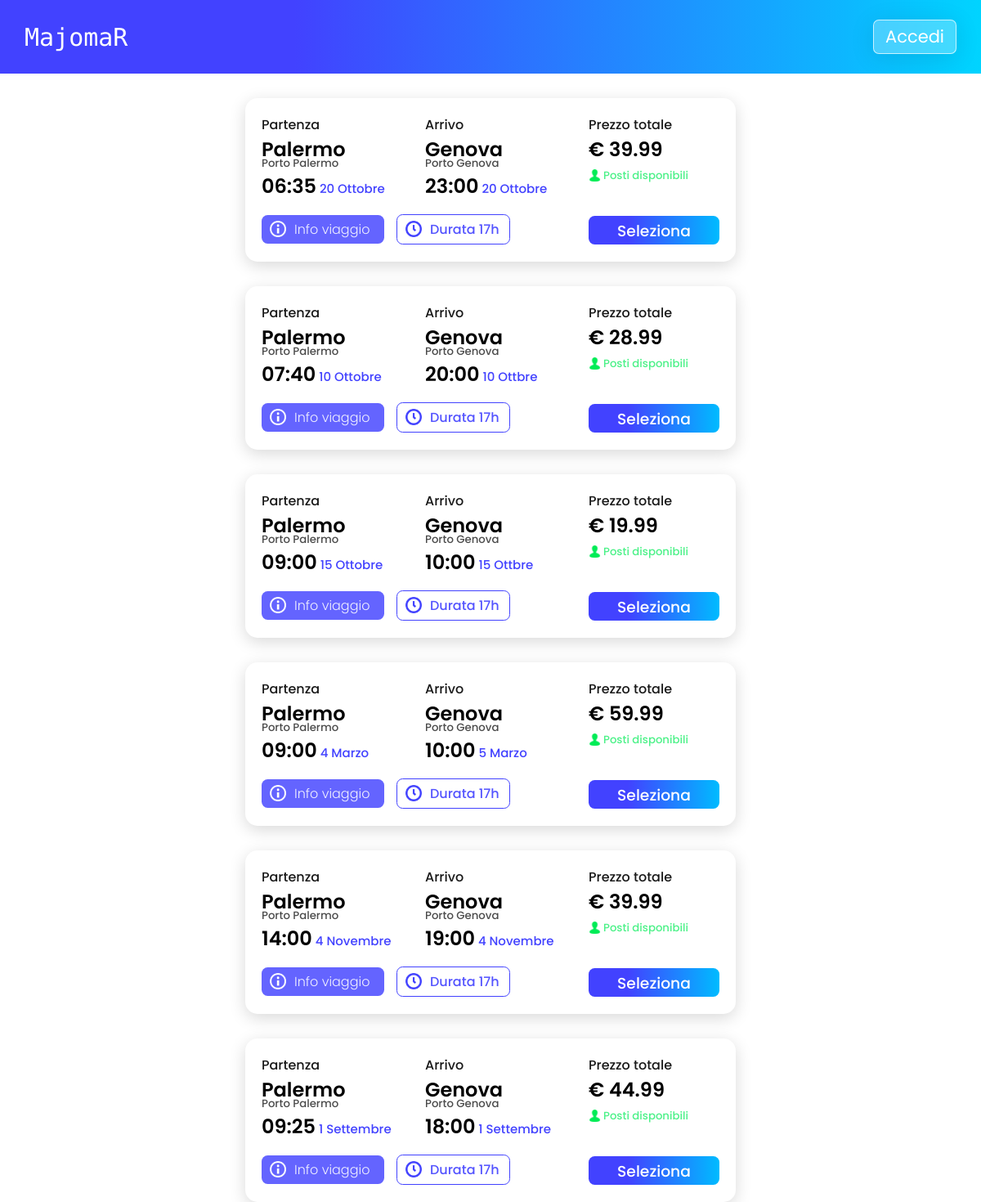
Screenshot of /Php/Home.php with the database file from the repository.
### tables this page shows
CREATE TABLE `viaggio` (
  `codice_viaggio` char(5) NOT NULL,
  `data_ora_p_a` longtext DEFAULT NULL CHECK (json_valid(`data_ora_p_a`)),
  `peso_carico` float DEFAULT NULL,
  `prezzo` float NOT NULL,
  `codice_nave` char(5) DEFAULT NULL
);

### Php/Home.php (the view)
<?php
include "./Back/Database.php";
$web_page = file_get_contents('../Html/Template.html');
$headbar = file_get_contents('../Html/Headbar.html');
$home = file_get_contents('../Html/Home.html');
$web_page = str_replace('<headbar/>', $headbar , $web_page);
$cards = '';
$sql_seleziona = "SELECT * FROM viaggio";
if($result = $connessione->query($sql_seleziona))
{
    if($result->num_rows>0){
        while($row=$result->fetch_assoc())
        {
            $data_ora_p_a = json_decode($row["data_ora_p_a"], true);
            $prezzo = $row["prezzo"];
            $cards.='<div class="card">
                <div class="card_section">
                    <p>Partenza</p>
                    <h2>Palermo</h2>
                    <h5>Porto Palermo</h5>
                    <h2>'.$data_ora_p_a["ora_part"].'<span> '.$data_ora_p_a["data_part"].'</span></h2>
                    <a class="card_sec_btn" href="">
                        <img src="../Assets/info_icon.png" alt="">
                        <p>Info viaggio</p>
                    </a>
                    <div class="card_sec_btn sec_time">
                        <img src="../Assets/clock_icon.png" alt="">
                        <p>Durata 17h</p>
                    </div>
                </div>
                <div class="card_section">
                    <p>Arrivo</p>
                    <h2>Genova</h2>
                    <h5>Porto Genova</h5>
                    <h2>'.$data_ora_p_a["ora_arri"].'<span> '.$data_ora_p_a["data_arri"].'</span></h2>
                </div>
                <div class="card_section last_sec">
                    <p>Prezzo totale</p>
                    <h2>€ '.$prezzo.'</h2>
                    <div class="posti_card">
                        <img src="../Assets/pearson_icon.png" alt="">
                        <h5>Posti disponibili</h5>
                    </div>
                    <a class="select_button" href="">
                        <h3>Seleziona</h3>
                    </a>
                </div>
            </div>
            ';
        }
    }
}
else
    echo "Impossibile reperire i dati";
$home = str_replace('<cards/>', $cards , $home);
echo str_replace('<contenuto/>', $home , $web_page);;
?>

### Css/style.css (style rules this page uses)
h1,h2,h3,h4,h5,h6,p { font-family: 'Poppins', sans-serif; }
body { margin: 0; }
#headbar { background: #4242ff; background: linear-gradient(90deg, rgba(66,66,255,1) 30%, rgba(0,212,255,1) 100%); height: 90px; width: 100%; display: flex; justify-content: space-between; align-items: center; }
#nome { font-family: 'Monoton'; color: white; font-size: 30px; margin:0; margin-left: 30px; }
#auth_btn { background: rgba(255, 255, 255, 0.26); box-shadow: 0 4px 30px rgba(0, 0, 0, 0.1); backdrop-filter: blur(7.1px); -webkit-backdrop-filter: blur(7.1px); border: 1px solid rgba(255, 255, 255, 0.71); height: 40px; width: 100px; border-radius: 7px; margin-right: 30px; font-size: 21px; color:white; }
#auth_btn p { transition: ease-in 0.15s; width: 100px; height: 40px; text-align: center; margin: 0; padding-top: 4px; color: white; }
a { text-decoration: none; }
.card { display: flex; justify-content: space-between; width: 50%; height: 200px; border-radius: 15px; box-shadow: 0px 5px 20px rgba(0, 0, 0, 0.153); margin-top: 30px; }
#card_container { display: flex; flex-direction: column; align-items: center; }
.card_section { display: flex; flex: 1; margin: 20px; flex-direction: column; }
.card_section p,h2,h5,h3 { margin: 0; font-weight: 500; }
.card_section p { opacity: .9; }
.card_section h5 { margin-top: -10px; opacity: .7; }
.card_section h2 { font-weight: 600; }
.card_section span { font-size: 15px; font-weight: 500; color: #4242ff; }
.card_sec_btn { display: flex; flex-direction: row; height: 35px; width: 150px; border-radius: 7.5px; background-color: #4242ffd0; margin-top: 18px; color: white; }
.card_sec_btn p { padding-top: 5px; padding-left: 10px; font-weight: 300; }
.card img { width: 20px; height: 20px; margin-top: 7px; margin-left: 10px; }
.sec_time { background-color: white; color: #4242ff; border:1.5px solid #4242ff; position: absolute; margin-top: 121.5px; margin-left: 165px; width: max-content; padding-right: 12px; }
.sec_time p { font-weight: 500; }
.posti_card { color: #00ec56; opacity: 1 !important; display: flex; flex-direction: row; align-items: center; }
.posti_card h5 { height: 3px; }
.posti_card img { height: 15px; width: 15px; margin-right: 3px; margin-left: 0; }
.select_button { height: 35px; background: #4242ff; background: linear-gradient(90deg, rgba(66,66,255,1) 30%, rgb(0, 187, 255) 100%); border-radius: 7.5px; margin-top: 42px; }
.select_button h3 { text-align: center; padding-top: 3.5px; color: white; }

### rows the page displays
viaggio: data_ora_p_a "06:35", data_ora_p_a "20 Ottobre", data_ora_p_a "23:00", prezzo "39.99"
viaggio: data_ora_p_a "07:40", data_ora_p_a "10 Ottobre", data_ora_p_a "20:00", data_ora_p_a "10 Ottbre", prezzo "28.99"
viaggio: data_ora_p_a "09:00", data_ora_p_a "15 Ottobre", data_ora_p_a "10:00", data_ora_p_a "15 Ottbre", prezzo "19.99"
viaggio: data_ora_p_a "09:00", data_ora_p_a "4 Marzo", data_ora_p_a "10:00", data_ora_p_a "5 Marzo", prezzo "59.99"
viaggio: data_ora_p_a "14:00", data_ora_p_a "4 Novembre", data_ora_p_a "19:00", prezzo "39.99"
viaggio: data_ora_p_a "09:25", data_ora_p_a "1 Settembre", data_ora_p_a "18:00", prezzo "44.99"

### other values shown
str_replace('<headbar/>', $headbar , $web_page) "MajomaR Accedi"
